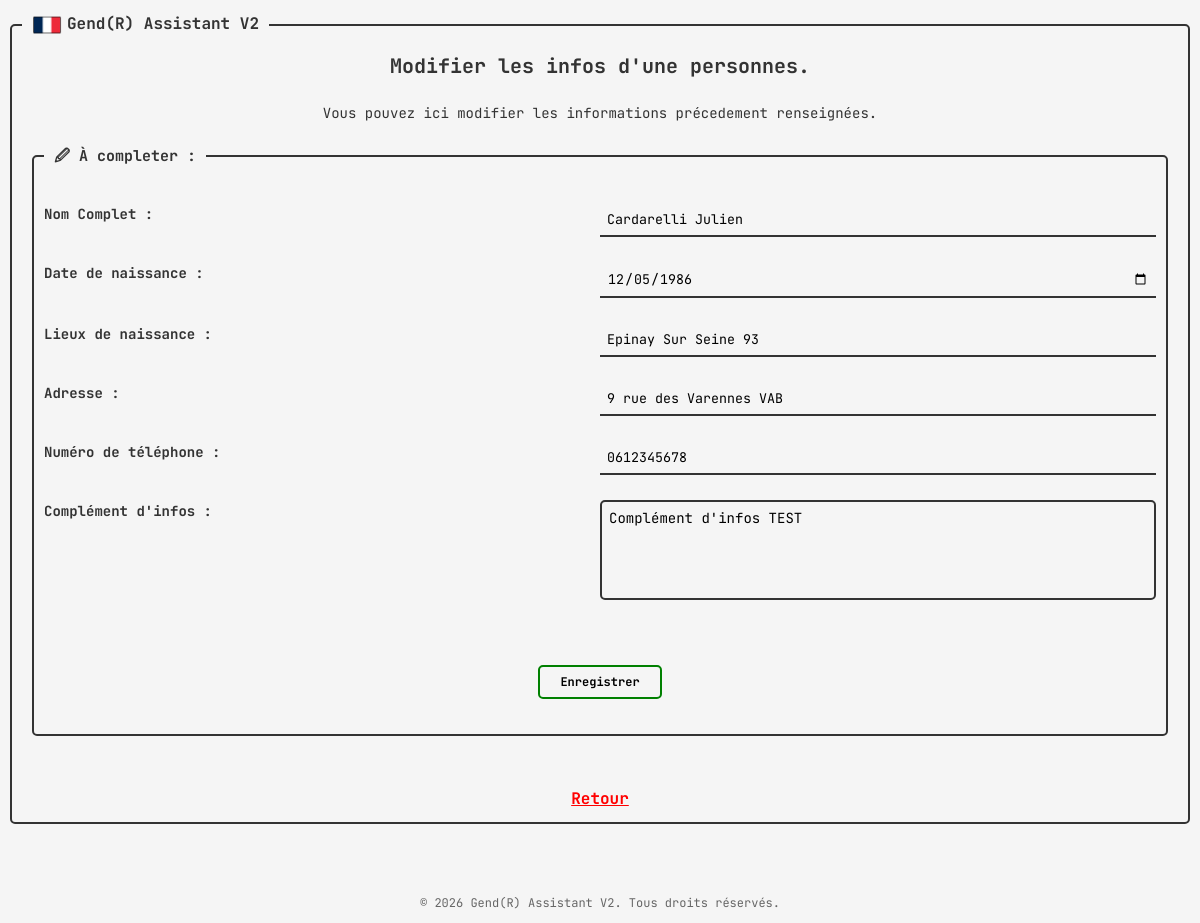
The page /modify_person?person_name=Cardarelli+Julien (signed in) on the database its author committed.
### tables this page shows
CREATE TABLE persons (
                id INTEGER PRIMARY KEY AUTOINCREMENT,
                intervention_id INTEGER NOT NULL,
                fullname TEXT NOT NULL,
                birthdate TEXT NOT NULL,
                place_of_birth TEXT NOT NULL,
                location TEXT NOT NULL,
                phone TEXT NOT NULL,
                complement TEXT
                );

### app.py (the view, shortened to what this page needs)
@app.route('/modify_person', methods=['GET', 'POST'])
def modify_person():
    if 'username' not in session:
        return redirect(url_for('login'))
    if request.method == 'GET':
        person_name = request.args.get('person_name')
        person = db_handler.get_person(person_name)
        print(person)
        return render_template('modify_person.html', person=person)

### database_handler.py (called while the page is built)
    def get_person(self, person_name):
        conn = sqlite3.connect(self.path)
        cursor = conn.cursor()
        cursor.execute('SELECT * FROM persons WHERE fullname = ?', (person_name,))
        person = cursor.fetchone()
        conn.close()
        return person

### templates/modify_person.html (shortened to what this page needs)
{% extends 'base.html' %}
{% block content %}
    <div class="title">
        <h3>Modifier les infos d'une personnes.</h3>
        <p>Vous pouvez ici modifier les informations précedement renseignées.</p>
    </div>
    <div class="modify_person">
        <fieldset>
            <legend><strong>&#128393; À completer :</strong></legend>
            <form action="{{ url_for('modify_person') }}" method="POST">
                <div>
                    <label for="fullname">Nom Complet :</label>
                    <input type="text" name="fullname" id="fullname" value="{{ person[2] }}">
                </div>
                <div>
                    <label for="birthdate">Date de naissance :</label>
                    <input type="date" name="birthdate" id="birthdate" value="{{ person[3] }}">
                </div>
                <div>
                    <label for="place_of_birth">Lieux de naissance :</label>
                    <input type="text" name="place_of_birth" id="place_of_birth" value="{{ person[4] }}">
                </div>
                <div>
                    <label for="location">Adresse :</label>
                    <input type="text" name="location" id="location" value="{{ person[5] }}">
                </div>
                <div>
                    <label for="phone">Numéro de téléphone :</label>
                    <input type="text" name="phone" id="phone" value="{{ person[6] }}">
                </div>
                <div>
                    <label for="complement">Complément d'infos :</label>
                    <textarea name="complement" id="complement">{{ person[7] }}</textarea>
                </div>
                <div class="btn">
                    <button type="submit">Enregistrer</button>
                </div>
            </form>
        </fieldset>
        <a class="abord" href="{{ url_for('complete', intervention_id=intervention_id) }}">Retour</a>
    </div>
{% endblock %}

### static/css/base.css (style rules this page uses)
* { box-sizing: border-box; margin: 0; padding: 0; }
body { font-family: "JetBrains Mono", monospace; background-color: #f5f5f5; color: #333; line-height: 1.6; padding: 0; }
fieldset { display: flex; flex-direction: column; border: 2px solid #333; padding: 10px; border-radius: 5px; margin: 10px; height: calc(100% - 20px); min-height: calc(100% - 20px); overflow-y: auto; }
.title { display: flex; flex: 1; flex-direction: column; align-items: center; justify-content: center; text-align: center; }
.title h3 { font-size: 20px; margin-bottom: 20px; }
.title p { font-size: 14px; margin-bottom: 10px; }

### static/css/complete_page.css (style rules this page uses)
.abord { display: flex; justify-content: center; margin-top: 50px; text-align: center; color: red; font-size: 16px; font-weight: bold; }

### static/css/add_person.css (style rules this page uses)
.abord { display: flex; justify-content: center; margin-top: 50px; text-align: center; color: red; font-size: 16px; font-weight: bold; }

### static/css/modify_person.css (style rules this page uses)
.modify_person fieldset legend { font-size: 15px; padding: 0 10px; }
.modify_person form div { display: flex; flex-direction: row; margin: 25px auto; }
.modify_person form div label { width: 50%; justify-content: start; font-size: 14px; font-weight: bold; }
.modify_person form div input { width: 50%; justify-content: start; padding: 7px; background-color: transparent; border: none; outline: none; border-bottom: 2px solid #333; font-family: "JetBrains Mono", monospace; }
.modify_person form div textarea { width: 50%; height: 100px; justify-content: start; padding: 7px; background-color: transparent; border: 2px solid #333; font-family: "JetBrains Mono", monospace; font-size: 14px; border-radius: 5px; resize: none; outline: none; }
.modify_person .btn { display: flex; justify-content: center; align-items: center; }
.modify_person .btn button { padding: 7px 20px; text-align: center; margin-top: 40px; font-family: "JetBrains Mono", monospace; font-size: 12px; font-weight: bold; background-color: transparent; border: 2px solid green; border-radius: 5px; transition: color 0.5s ease; }
.abord { display: flex; justify-content: center; margin-top: 50px; text-align: center; color: red; font-size: 16px; font-weight: bold; }

### rows shown on the page
persons: fullname "Cardarelli Julien", birthdate "12/05/1986", place_of_birth "Epinay Sur Seine 93", location "9 rue des Varennes VAB", phone "0612345678", complement "Complément d'infos TEST"
